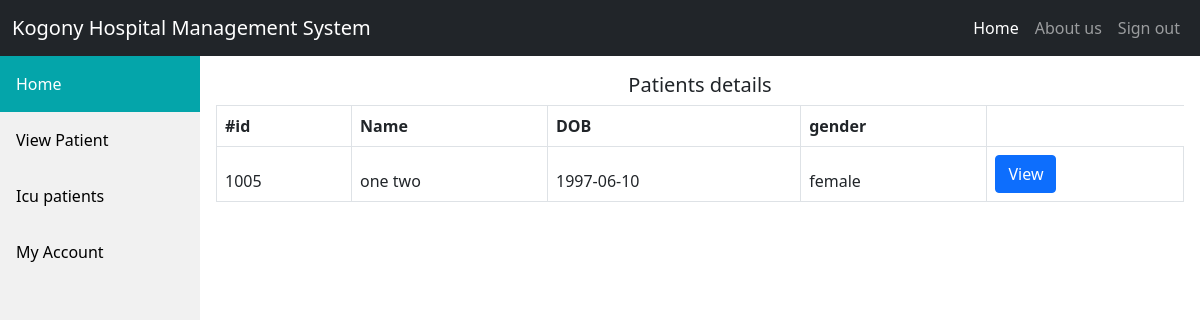
Page /Doctor.php (signed in) on the committed database.
### tables this page shows
CREATE TABLE `patients_details` (
  `email` varchar(30) DEFAULT NULL,
  `names` varchar(30) NOT NULL,
  `dob` varchar(30) NOT NULL,
  `gender` varchar(30) NOT NULL,
  `patient_id` int(11) NOT NULL,
  `medical_records` text DEFAULT NULL,
  `country` varchar(30) NOT NULL,
  `county` varchar(30) NOT NULL,
  `keen` varchar(30) NOT NULL,
  `keentel` varchar(30) NOT NULL,
  `tel` varchar(30) NOT NULL,
  `stage` int(10) NOT NULL
);

### Doctor.php (the view, shortened to what this page needs)
<!DOCTYPE html>
<html lang="en">
<head>
    <link rel="stylesheet" href="style.css">
    <link rel="stylesheet" href="css/bootstrap-5.0.2-dist/css/bootstrap.min.css">
</head>
<body>
    <?php
include_once('includes/db.php');
include_once('includes/navbar.php');
include_once('includes/sidebar.php')
?>
<div class="content">
    <h5 class="text-center pt-3">Patients details</h5>
<table class="table table-bordered"> <thead> <tr>    <th>#id</th><th>Name</th> <th>DOB</th><th>gender</th>
<?php
 $sql="SELECT * FROM patients_details p JOIN Patient_Event e ON p.stage=e.id WHERE e.name='Doctor'";
 $ret=mysqli_query($conn,$sql);
 while ($row=mysqli_fetch_array($ret)) {
    ?>
							<tr>
    <td><?php  echo $row['patient_id'];?></td>
<td><?php  echo $row['names'];?></td>
    <td><?php  echo $row['dob'];?></td>
    <td><?php  echo $row['gender'];?></td>
    <td > <a href="records.php?id=<?php echo $row['patient_id'];?> "><button class="btn btn-primary">View</button></a>  </td>
</tr><?php }?>
						</table>
  </div>
</body>
</html>

### style.css (style rules this page uses)
body { background-color: red; }

### sidebar.css (style rules this page uses)
div.content { margin-left: 200px; padding: 1px 16px; height: 1000px; }

### rows in the picture
patients_details: patient_id "1005", names "one two", dob "1997-06-10", gender "female"
